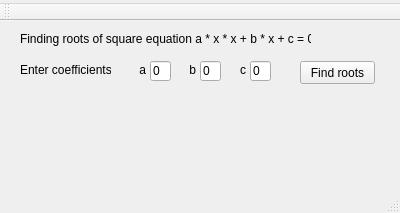
<?xml version="1.0" encoding="UTF-8"?>
<ui version="4.0">
 <class>MainWindow</class>
 <widget class="QMainWindow" name="MainWindow">
  <property name="geometry">
   <rect>
    <x>0</x>
    <y>0</y>
    <width>400</width>
    <height>213</height>
   </rect>
  </property>
  <property name="windowTitle">
   <string>MainWindow</string>
  </property>
  <widget class="QWidget" name="centralWidget">
   <widget class="QPushButton" name="pushButton">
    <property name="geometry">
     <rect>
      <x>300</x>
      <y>40</y>
      <width>75</width>
      <height>23</height>
     </rect>
    </property>
    <property name="text">
     <string>Find roots</string>
    </property>
    <property name="autoDefault">
     <bool>true</bool>
    </property>
   </widget>
   <widget class="QLineEdit" name="lineEditA">
    <property name="geometry">
     <rect>
      <x>150</x>
      <y>40</y>
      <width>21</width>
      <height>20</height>
     </rect>
    </property>
    <property name="text">
     <string>0</string>
    </property>
   </widget>
   <widget class="QLineEdit" name="lineEditB">
    <property name="geometry">
     <rect>
      <x>200</x>
      <y>40</y>
      <width>21</width>
      <height>20</height>
     </rect>
    </property>
    <property name="text">
     <string>0</string>
    </property>
   </widget>
   <widget class="QLineEdit" name="lineEditC">
    <property name="geometry">
     <rect>
      <x>250</x>
      <y>40</y>
      <width>21</width>
      <height>20</height>
     </rect>
    </property>
    <property name="text">
     <string>0</string>
    </property>
   </widget>
   <widget class="QLabel" name="label">
    <property name="geometry">
     <rect>
      <x>60</x>
      <y>110</y>
      <width>151</width>
      <height>16</height>
     </rect>
    </property>
    <property name="text">
     <string/>
    </property>
   </widget>
   <widget class="QLabel" name="labelx1">
    <property name="geometry">
     <rect>
      <x>230</x>
      <y>110</y>
      <width>47</width>
      <height>13</height>
     </rect>
    </property>
    <property name="text">
     <string/>
    </property>
   </widget>
   <widget class="QLabel" name="labelx2">
    <property name="geometry">
     <rect>
      <x>290</x>
      <y>110</y>
      <width>47</width>
      <height>13</height>
     </rect>
    </property>
    <property name="text">
     <string/>
    </property>
   </widget>
   <widget class="QLabel" name="label_2">
    <property name="geometry">
     <rect>
      <x>20</x>
      <y>41</y>
      <width>91</width>
      <height>16</height>
     </rect>
    </property>
    <property name="text">
     <string>Enter coefficients</string>
    </property>
   </widget>
   <widget class="QLabel" name="label_3">
    <property name="geometry">
     <rect>
      <x>130</x>
      <y>41</y>
      <width>16</width>
      <height>16</height>
     </rect>
    </property>
    <property name="layoutDirection">
     <enum>Qt::LeftToRight</enum>
    </property>
    <property name="text">
     <string>a</string>
    </property>
    <property name="alignment">
     <set>Qt::AlignRight|Qt::AlignTrailing|Qt::AlignVCenter</set>
    </property>
   </widget>
   <widget class="QLabel" name="label_4">
    <property name="geometry">
     <rect>
      <x>180</x>
      <y>41</y>
      <width>16</width>
      <height>16</height>
     </rect>
    </property>
    <property name="layoutDirection">
     <enum>Qt::LeftToRight</enum>
    </property>
    <property name="text">
     <string>b</string>
    </property>
    <property name="alignment">
     <set>Qt::AlignRight|Qt::AlignTrailing|Qt::AlignVCenter</set>
    </property>
   </widget>
   <widget class="QLabel" name="label_5">
    <property name="geometry">
     <rect>
      <x>230</x>
      <y>41</y>
      <width>16</width>
      <height>16</height>
     </rect>
    </property>
    <property name="layoutDirection">
     <enum>Qt::LeftToRight</enum>
    </property>
    <property name="text">
     <string>c</string>
    </property>
    <property name="alignment">
     <set>Qt::AlignRight|Qt::AlignTrailing|Qt::AlignVCenter</set>
    </property>
   </widget>
   <widget class="QLabel" name="label_6">
    <property name="geometry">
     <rect>
      <x>20</x>
      <y>10</y>
      <width>291</width>
      <height>16</height>
     </rect>
    </property>
    <property name="text">
     <string>Finding roots of square equation a * x * x + b * x + c = 0</string>
    </property>
   </widget>
  </widget>
  <widget class="QMenuBar" name="menuBar">
   <property name="geometry">
    <rect>
     <x>0</x>
     <y>0</y>
     <width>400</width>
     <height>21</height>
    </rect>
   </property>
   <widget class="QMenu" name="menutest">
    <property name="title">
     <string/>
    </property>
   </widget>
   <addaction name="menutest"/>
  </widget>
  <widget class="QToolBar" name="mainToolBar">
   <attribute name="toolBarArea">
    <enum>TopToolBarArea</enum>
   </attribute>
   <attribute name="toolBarBreak">
    <bool>false</bool>
   </attribute>
  </widget>
  <widget class="QStatusBar" name="statusBar"/>
 </widget>
 <layoutdefault spacing="6" margin="11"/>
 <resources/>
 <connections/>
</ui>
